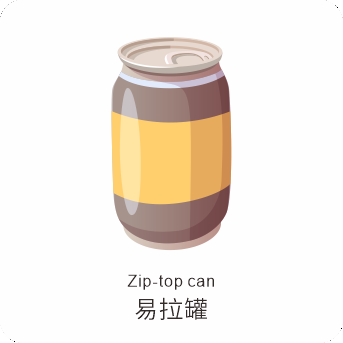
#> input picture image/0.png, 343 x 343 px, given as the content of the folder ./data/texture, which was not available
$ python generate_test.py
#> lines starting #> are read from the running program, lines starting #| are printed output that depends on the picture
import os
import math
import cv2 as cv
import numpy as np
import imgaug.augmenters as iaa


# [34 lines left out: functions rotate_about_center, roate_zoom_img, not called in this run]


def img_random_brightness(img):
    brightness = iaa.Multiply((0.6, 1.5))
    # print(brightness.augment)
    image = brightness.augment_image(img)
    return image


def random_augment(img):
    image = img_random_brightness(img)
    image = roate_zoom_img(image)
    return image


# [12 lines left out: function checkOverlap, not called in this run]


# 随机位置生成图片
def transparentOverlay(path):
#> called with path = './data/texture/0.png'
    bgImg = cv.imread(path, -1)
#> bgImg is the input picture: shape (343, 343, 4); mean B, G, R, A 228.5, 235.8, 242.7, 253.3
    target = cv.resize(bgImg, (416, 416))
    rows, cols, _ = target.shape  # 背景图
#> rows = 416; cols = 416
    rectangles = []
    label = ' '
    for i in range(0, 10):
        index = np.random.randint(0,24)
        readimg = cv.imread('./image/' + str(index) + '.png')
        readimg = cv.resize(readimg, (50, 80))
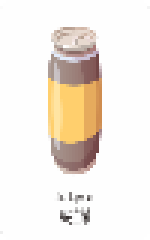
#> readimg: shape (80, 50, 3) (shown 3 times larger); mean B, G, R 228, 235.7, 242.6
        overlay = random_augment(readimg)
        h, w = overlay.shape[:2]
        x = np.random.randint(0, 416 - h)
        y = np.random.randint(0, 416 - w)
        if checkOverlap(rectangles, (y, x, y + w, x + h)):
            continue
        hsv = cv.cvtColor(overlay, cv.COLOR_BGR2HSV)
        lowerb = (35, 43, 36)
        upperb = (77, 255, 255)
        dst = cv.inRange(hsv, lowerb, upperb)
        overlay[dst == 255] = (0, 0, 0)
        color = target[x:x + h, y:y + w]
        color[dst != 255] = (0, 0, 0)
        img = color + overlay
        # 图像合并
        for i in range(img.shape[0]):
            for j in range(img.shape[1]):
                if x + i >= rows or y + j >= cols:
                    continue
                if (hsv[i][j][0:1] > 36 and hsv[i][j][1:2] > 25 and hsv[i][j][2:3] > 25 and hsv[i][j][0:1] < 70):
                    continue
                target[x + i][y + j] = img[i][j][:3]
        rectangles.append((y, x, y + w, x + h))
        label += "{},{},{},{},{} ".format(y, x, y + w, x + h, index)
    return target, label


def generateImage():
    rootdir = './data/texture'
    list = os.listdir(rootdir)  # 列出文件夹下所有的目录与文件
    with open("./data/dataset/test.txt", "w") as wf:
        for i in range(0, 2000):
            index = np.random.randint(0, len(list))
            path = os.path.join(rootdir, list[index])
            overlay, label = transparentOverlay(path)
            # [4 lines of commented-out code are left out]
            cv.imwrite("./data/dataset/test/" + str(i) + ".jpg", overlay)
            annotation = ("./data/dataset/test/" + str(i) + ".jpg" + label)
            wf.write(annotation + "\n")
            wf.flush()


if __name__ == '__main__':
    generateImage()
#> (the call stopped at in img_random_brightness, `brightness = iaa.Multiply((0.6, 1.5))`: imgaug is not available in this run)

$ run again, on image/12.png
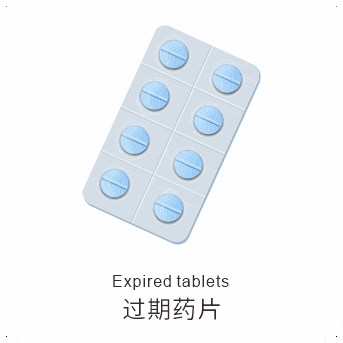
#> input picture image/12.png, 343 x 343 px, given as the content of the folder ./data/texture, which was not available
#> in transparentOverlay, bgImg is the input picture: shape (343, 343, 4); mean B, G, R, A 247.9, 245.2, 241.9, 253.3
#> in transparentOverlay, `readimg = cv.resize(readimg, (50, 80))`:
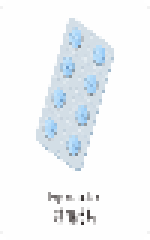
#> readimg: shape (80, 50, 3) (shown 3 times larger); mean B, G, R 247.6, 245, 241.7

$ run again, on image/13.png
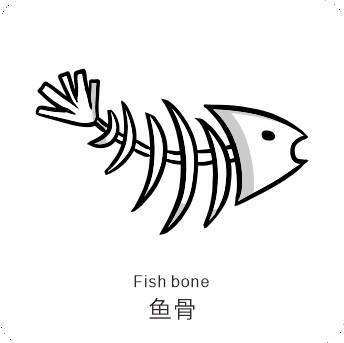
#> input picture image/13.png, 344 x 343 px, given as the content of the folder ./data/texture, which was not available
#> in transparentOverlay, bgImg is the input picture: shape (343, 344, 4); mean B, G, R, A 236.1, 236.1, 236.1, 252.5
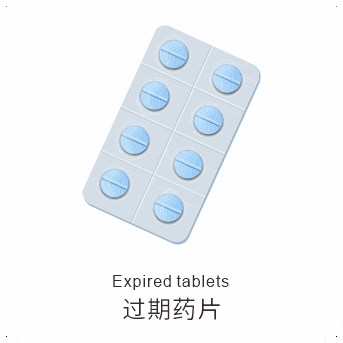
#> input picture image/12.png, 343 x 343 px
#> in transparentOverlay, readimg is the input picture: shape (343, 343, 3); mean B, G, R 247.9, 245.2, 241.9
#> in transparentOverlay, `readimg = cv.resize(readimg, (50, 80))`:
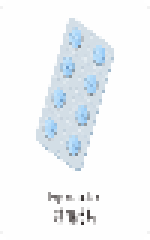
#> readimg: shape (80, 50, 3) (shown 3 times larger); mean B, G, R 247.6, 245, 241.7

$ run again, on image/14.png
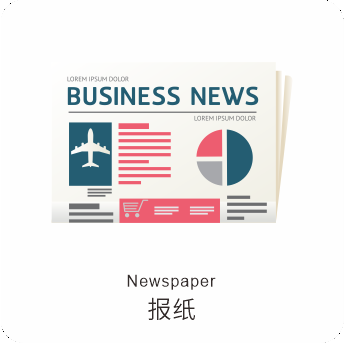
#> input picture image/14.png, 344 x 343 px, given as the content of the folder ./data/texture, which was not available
#> in transparentOverlay, bgImg is the input picture: shape (343, 344, 4); mean B, G, R, A 237, 236.7, 239.4, 252.5
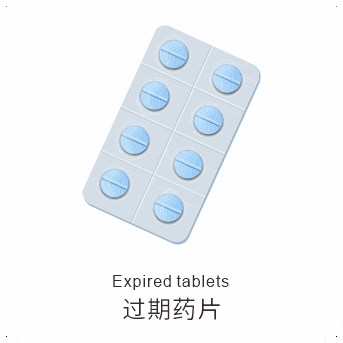
#> input picture image/12.png, 343 x 343 px
#> in transparentOverlay, readimg is the input picture: shape (343, 343, 3); mean B, G, R 247.9, 245.2, 241.9
#> in transparentOverlay, `readimg = cv.resize(readimg, (50, 80))`:
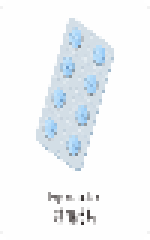
#> readimg: shape (80, 50, 3) (shown 3 times larger); mean B, G, R 247.6, 245, 241.7
